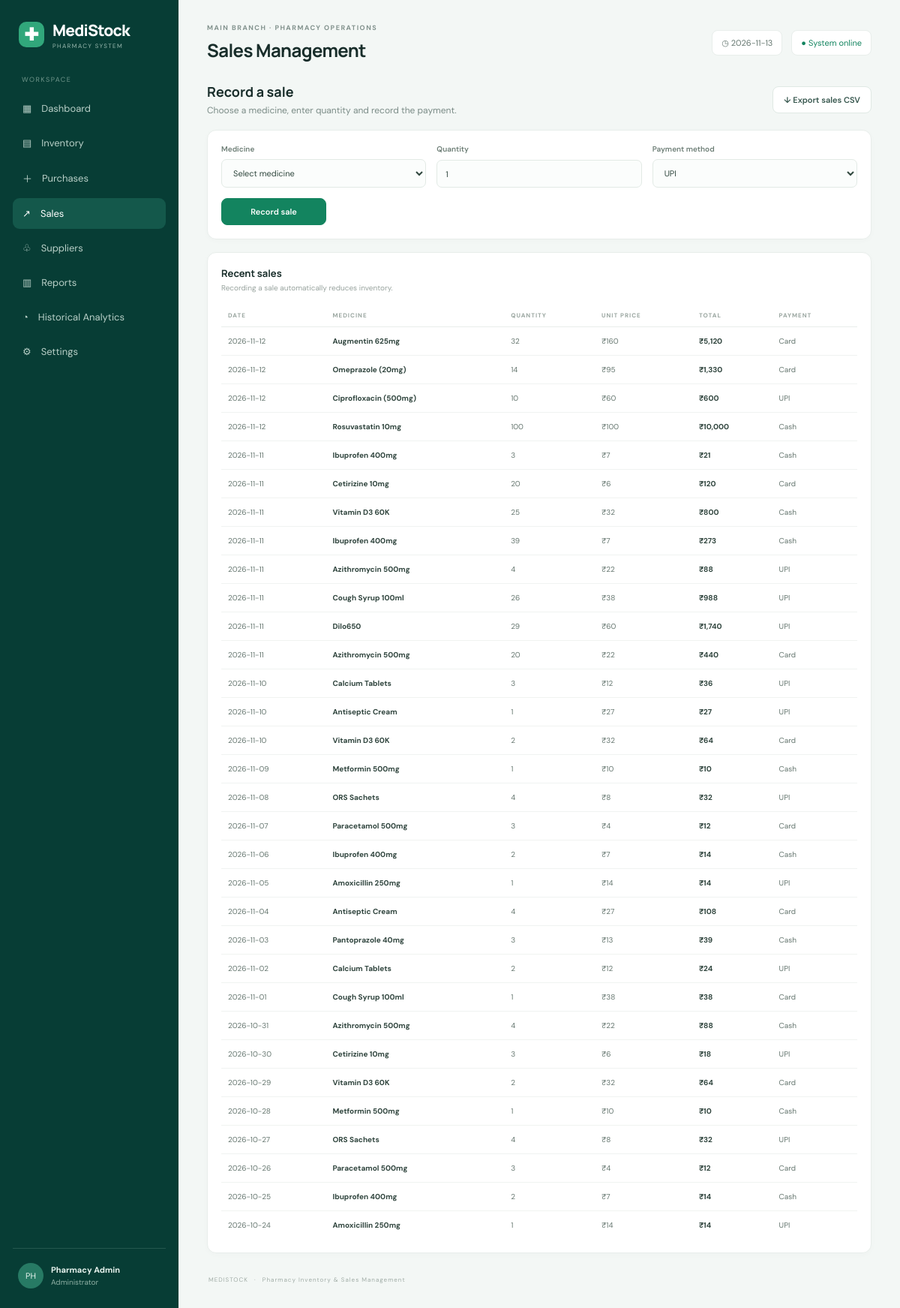
The app's page /sales with its own data.
### tables this page shows
CREATE TABLE sales(
          id INTEGER PRIMARY KEY AUTOINCREMENT, medicine_id INTEGER, medicine_name TEXT NOT NULL,
          quantity INTEGER NOT NULL, unit_price REAL NOT NULL, total REAL NOT NULL,
          payment TEXT NOT NULL, sold_at TEXT NOT NULL
        );

### app.py (the view, shortened to what this page needs)
@app.route("/sales", methods=["GET","POST"])
def sales():
    with db() as con:
        meds=con.execute("SELECT * FROM medicines WHERE quantity>0 ORDER BY name").fetchall()
        rows=con.execute("SELECT * FROM sales ORDER BY id DESC LIMIT 50").fetchall()
    return render_template("sales.html",active="sales",medicines=meds,sales=rows)

### app.py (called while the page is built)
def db():
    con = sqlite3.connect(DB)
    con.row_factory = sqlite3.Row
    return con

def money(value):
    return "₹{:,.0f}".format(value or 0)

@app.context_processor
def inject_globals():
    return {"money": money, "today": date.today().isoformat()}

### templates/sales.html
{% extends "base.html" %}{% block heading %}Sales Management{% endblock %}{% block content %}
<div class="page-intro"><div><h2>Record a sale</h2><p>Choose a medicine, enter quantity and record the payment.</p></div><a class="button" href="{{url_for('export_csv',kind='sales')}}">↓ Export sales CSV</a></div>
<div class="panel form-panel"><form method="post" class="form-grid"><label>Medicine<select name="medicine_id" required><option value="">Select medicine</option>{% for m in medicines %}<option value="{{m.id}}">{{m.name}} · {{m.quantity}} available · {{money(m.price)}}</option>{% endfor %}</select></label><label>Quantity<input name="quantity" type="number" min="1" value="1" required></label><label>Payment method<select name="payment"><option>UPI</option><option>Cash</option><option>Card</option></select></label><div class="form-actions"><button class="button primary">Record sale</button></div></form></div>
<div class="panel table-panel"><div class="panel-title"><div><h3>Recent sales</h3><p>Recording a sale automatically reduces inventory.</p></div></div><div class="table-scroll"><table><thead><tr><th>DATE</th><th>MEDICINE</th><th>QUANTITY</th><th>UNIT PRICE</th><th>TOTAL</th><th>PAYMENT</th></tr></thead><tbody>{% for s in sales %}<tr><td>{{s.sold_at}}</td><td><b>{{s.medicine_name}}</b></td><td>{{s.quantity}}</td><td>{{money(s.unit_price)}}</td><td><b>{{money(s.total)}}</b></td><td>{{s.payment}}</td></tr>{% else %}<tr><td colspan="6" class="empty">No sales recorded.</td></tr>{% endfor %}</tbody></table></div></div>{% endblock %}

### static/style.css (style rules this page uses)
:root { --green:#13845f;--deep:#073d35;--mint:#e9f3ef;--ink:#182d2a;--muted:#7b8c87;--line:#e8eeeb;--bg:#f3f7f5;--white:#fff;--amber:#bd8427;--red:#c65b57 }
* { box-sizing:border-box }
body { margin:0;background:var(--bg);color:var(--ink);font-family:'DM Sans',Arial,sans-serif;font-size:14px }
.welcome-row,.page-intro { display:flex;justify-content:space-between;align-items:center;margin-bottom:20px }
.welcome-row h2,.page-intro h2 { font:700 18px Manrope,sans-serif;margin:0 0 5px }
.welcome-row p,.page-intro p { margin:0;color:var(--muted);font-size:12px }
.button { display:inline-flex;align-items:center;justify-content:center;gap:7px;border:1px solid #dfe9e4;background:#fff;color:#36564d;border-radius:8px;padding:10px 14px;font:600 11px 'DM Sans';text-decoration:none;cursor:pointer }
.button.primary { background:var(--green);border-color:var(--green);color:#fff }
.panel { background:#fff;border:1px solid var(--line);border-radius:12px;padding:18px;box-shadow:0 2px 8px #163b2a05;min-width:0 }
.panel-title { display:flex;justify-content:space-between;align-items:center;gap:10px;margin-bottom:15px }
.panel-title h3,.panel h3 { font:700 13px Manrope,sans-serif;margin:0 0 4px }
.panel-title p { font-size:10px;color:#98a39e;margin:0 }
.table-panel { margin-bottom:17px }
.table-scroll { overflow-x:auto }
table { width:100%;border-collapse:collapse;white-space:nowrap }
th { text-align:left;font-size:8px;letter-spacing:1px;color:#9aa6a0;font-weight:700;padding:10px 9px;border-bottom:1px solid var(--line) }
td { font-size:10px;color:#65766f;padding:12px 9px;border-bottom:1px solid #f0f3f1 }
td b { color:#30453e;font-size:10px }
tbody tr:last-child td { border-bottom:0 }
.page-intro { margin-bottom:18px }
.form-panel { margin-bottom:17px }
.form-grid { display:grid;grid-template-columns:repeat(3,minmax(0,1fr));gap:14px }
.form-grid label,.filter-form label { display:grid;gap:7px;font-size:10px;color:#6d7e76;font-weight:600 }
.form-grid input,.form-grid select,.search-form input,.filter-form input { width:100%;border:1px solid #e2eae5;background:#fbfdfc;border-radius:7px;padding:10px 11px;font:11px 'DM Sans';color:#30473e;outline:none }
.form-actions { display:flex;align-items:end }
.form-actions .button { min-width:140px }

### records on screen
sales: sold_at "2026-11-12", medicine_name "Augmentin 625mg", quantity "32", unit_price "₹160", total "₹5,120", payment "Card"
sales: sold_at "2026-11-12", medicine_name "Omeprazole (20mg)", quantity "14", unit_price "₹95", total "₹1,330", payment "Card"
sales: sold_at "2026-11-12", medicine_name "Ciprofloxacin (500mg)", quantity "10", unit_price "₹60", total "₹600", payment "UPI"
sales: sold_at "2026-11-12", medicine_name "Rosuvastatin 10mg", quantity "100", unit_price "₹100", total "₹10,000", payment "Cash"
sales: sold_at "2026-11-11", medicine_name "Ibuprofen 400mg", quantity "3", unit_price "₹7", total "₹21", payment "Cash"
sales: sold_at "2026-11-11", medicine_name "Cetirizine 10mg", quantity "20", unit_price "₹6", total "₹120", payment "Card"
sales: sold_at "2026-11-11", medicine_name "Vitamin D3 60K", quantity "25", unit_price "₹32", total "₹800", payment "Cash"
sales: sold_at "2026-11-11", medicine_name "Ibuprofen 400mg", quantity "39", unit_price "₹7", total "₹273", payment "Cash"
sales: sold_at "2026-11-11", medicine_name "Azithromycin 500mg", quantity "4", unit_price "₹22", total "₹88", payment "UPI"
sales: sold_at "2026-11-11", medicine_name "Cough Syrup 100ml", quantity "26", unit_price "₹38", total "₹988", payment "UPI"
sales: sold_at "2026-11-11", medicine_name "Dilo650", quantity "29", unit_price "₹60", total "₹1,740", payment "UPI"
sales: sold_at "2026-11-11", medicine_name "Azithromycin 500mg", quantity "20", unit_price "₹22", total "₹440", payment "Card"
sales: sold_at "2026-11-10", medicine_name "Calcium Tablets", quantity "3", unit_price "₹12", total "₹36", payment "UPI"
sales: sold_at "2026-11-10", medicine_name "Antiseptic Cream", quantity "1", unit_price "₹27", total "₹27", payment "UPI"
sales: sold_at "2026-11-10", medicine_name "Vitamin D3 60K", quantity "2", unit_price "₹32", total "₹64", payment "Card"
sales: sold_at "2026-11-09", medicine_name "Metformin 500mg", quantity "1", unit_price "₹10", total "₹10", payment "Cash"
sales: sold_at "2026-11-08", medicine_name "ORS Sachets", quantity "4", unit_price "₹8", total "₹32", payment "UPI"
sales: sold_at "2026-11-07", medicine_name "Paracetamol 500mg", quantity "3", unit_price "₹4", total "₹12", payment "Card"
sales: sold_at "2026-11-06", medicine_name "Ibuprofen 400mg", quantity "2", unit_price "₹7", total "₹14", payment "Cash"
sales: sold_at "2026-11-05", medicine_name "Amoxicillin 250mg", quantity "1", unit_price "₹14", total "₹14", payment "UPI"
sales: sold_at "2026-11-04", medicine_name "Antiseptic Cream", quantity "4", unit_price "₹27", total "₹108", payment "Card"
sales: sold_at "2026-11-03", medicine_name "Pantoprazole 40mg", quantity "3", unit_price "₹13", total "₹39", payment "Cash"
sales: sold_at "2026-11-02", medicine_name "Calcium Tablets", quantity "2", unit_price "₹12", total "₹24", payment "UPI"
sales: sold_at "2026-11-01", medicine_name "Cough Syrup 100ml", quantity "1", unit_price "₹38", total "₹38", payment "Card"
sales: sold_at "2026-10-31", medicine_name "Azithromycin 500mg", quantity "4", unit_price "₹22", total "₹88", payment "Cash"
sales: sold_at "2026-10-30", medicine_name "Cetirizine 10mg", quantity "3", unit_price "₹6", total "₹18", payment "UPI"
sales: sold_at "2026-10-29", medicine_name "Vitamin D3 60K", quantity "2", unit_price "₹32", total "₹64", payment "Card"
sales: sold_at "2026-10-28", medicine_name "Metformin 500mg", quantity "1", unit_price "₹10", total "₹10", payment "Cash"
sales: sold_at "2026-10-27", medicine_name "ORS Sachets", quantity "4", unit_price "₹8", total "₹32", payment "UPI"
sales: sold_at "2026-10-26", medicine_name "Paracetamol 500mg", quantity "3", unit_price "₹4", total "₹12", payment "Card"
sales: sold_at "2026-10-25", medicine_name "Ibuprofen 400mg", quantity "2", unit_price "₹7", total "₹14", payment "Cash"
sales: sold_at "2026-10-24", medicine_name "Amoxicillin 250mg", quantity "1", unit_price "₹14", total "₹14", payment "UPI"
